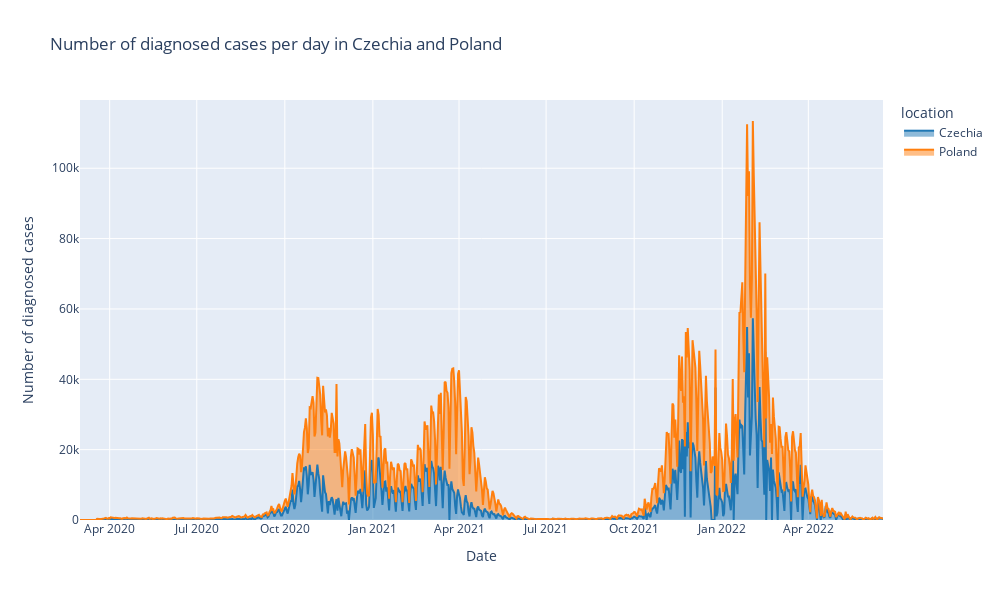

The cell this chart's notebook holds for it:
### Code cell
# Project #1 - number of diagnosed cases

# create a new dataframe with columns location, date and new_cases and drop duplicates
df_diagnosed = df_raw[['location', 'date', 'new_cases']].drop_duplicates()

# group by location and date and sum the number of new cases
df_diagnosed = df_diagnosed.groupby(['location', 'date']).sum().reset_index()

# create a line plot for Poland and Czechia
new_cases_chart = px.area(
    data_frame=df_diagnosed[df_diagnosed['location'].isin(['Poland', 'Czechia'])], 
	x='date', 
	y='new_cases', 
	color='location',
    color_discrete_sequence=color_palette,
	title='Number of diagnosed cases per day in Czechia and Poland',
	labels={'new_cases': 'Number of diagnosed cases', 'date': 'Date'},
    height=600,
    width=1000
	)

# show the plot
new_cases_chart

### Figure 1 — Plotly figure (JSON) as saved in the notebook; plotly's stock layout.template omitted (floating-point values rounded to 4 significant figures; data arrays with more than 128 entries replaced by an {"elided": "..."} marker saying what was removed)
{"data": [{"fillpattern": {"shape": ""}, "hovertemplate": "location=Czechia<br>Date=%{x}<br>Number of diagnosed cases=%{y}<extra></extra>", "legendgroup": "Czechia", "line": {"color": "#1f77b4"}, "marker": {"symbol": "circle"}, "mode": "lines", "name": "Czechia", "orientation": "v", "showlegend": true, "stackgroup": "1", "type": "scatter", "x": {"elided": "840 str values"}, "xaxis": "x", "y": {"elided": "840 int values"}, "yaxis": "y"}, {"fillpattern": {"shape": ""}, "hovertemplate": "location=Poland<br>Date=%{x}<br>Number of diagnosed cases=%{y}<extra></extra>", "legendgroup": "Poland", "line": {"color": "#ff7f0e"}, "marker": {"symbol": "circle"}, "mode": "lines", "name": "Poland", "orientation": "v", "showlegend": true, "stackgroup": "1", "type": "scatter", "x": {"elided": "837 str values"}, "xaxis": "x", "y": {"elided": "837 int values"}, "yaxis": "y"}], "layout": {"height": 600, "legend": {"title": {"text": "location"}, "tracegroupgap": 0}, "title": {"text": "Number of diagnosed cases per day in Czechia and Poland"}, "width": 1000, "xaxis": {"anchor": "y", "domain": [0, 1], "title": {"text": "Date"}}, "yaxis": {"anchor": "x", "domain": [0, 1], "title": {"text": "Number of diagnosed cases"}}}}
